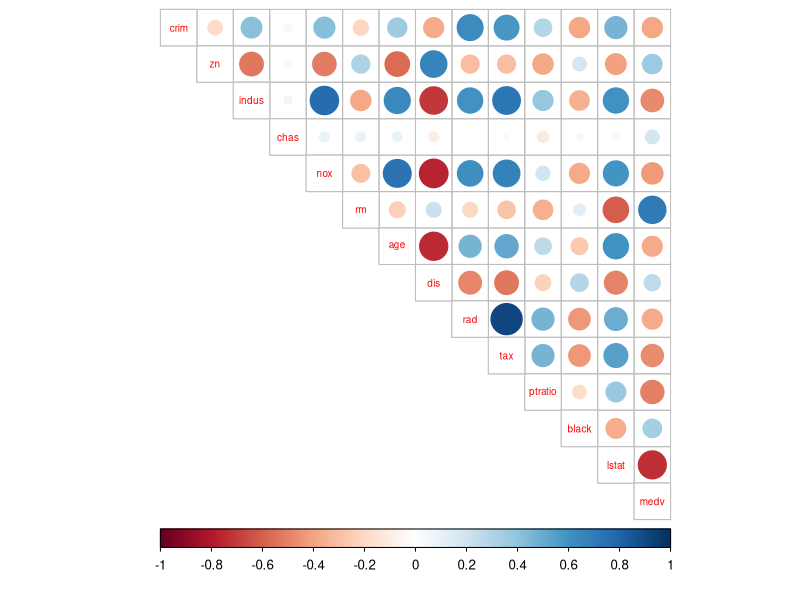
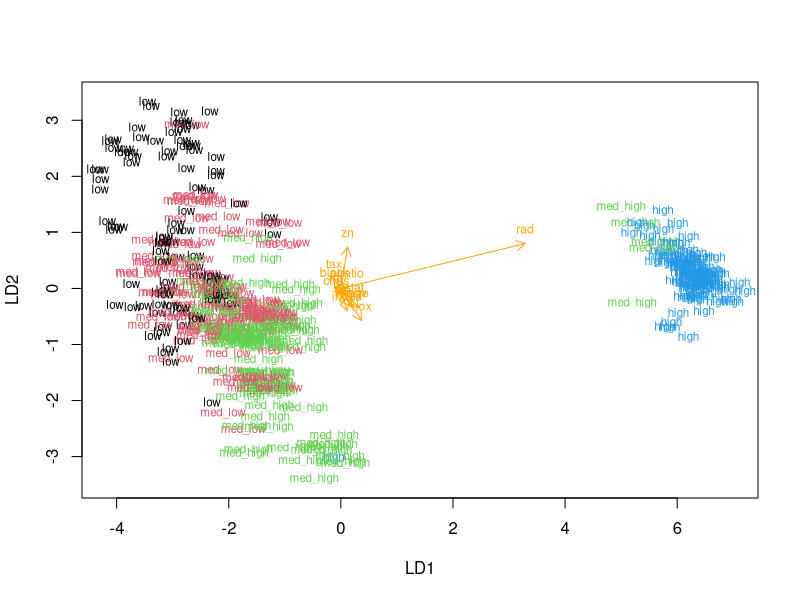
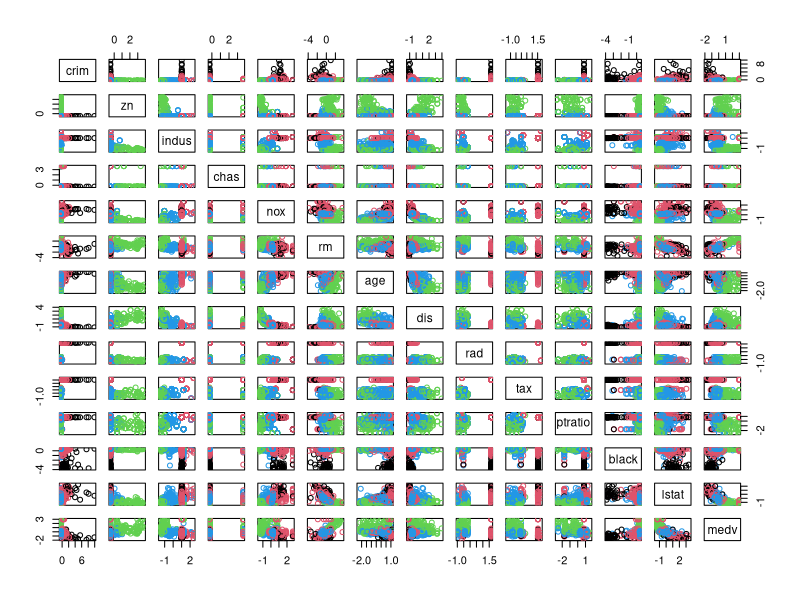
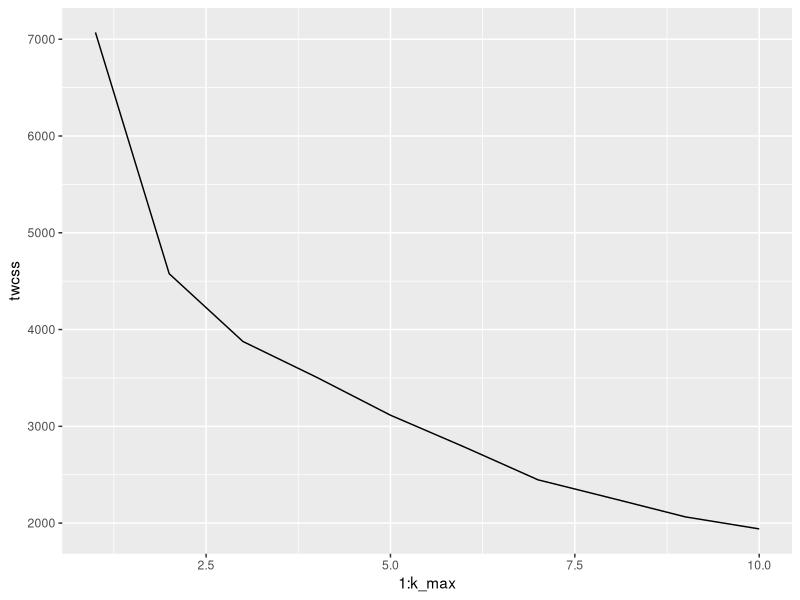
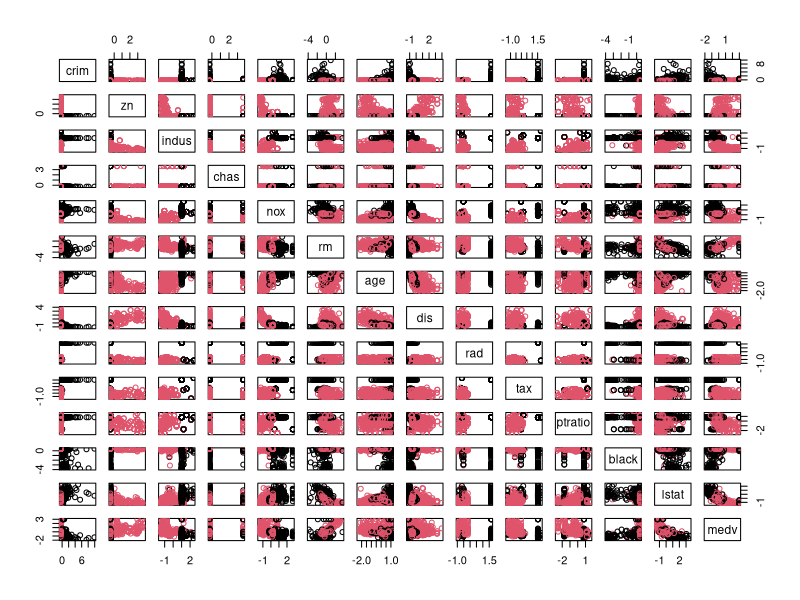

Recreate these plots in R, in order.
## ---- chunk 1
date()
library(dplyr)
library(ggplot2)
library(MASS)
## ---- chunk 2
data("Boston")
str(Boston)
dim(Boston)
## ---- chunk 3
library(corrplot)

summary(Boston)
cor_matrix <- cor(Boston) %>% round (2)
cor_matrix

corrplot(cor_matrix, method="circle", type = "upper", cl.pos = "b", tl.pos = "d", tl.cex = 0.6)

## ---- chunk 4
boston_scaled <- scale(Boston)

summary(boston_scaled)

class(boston_scaled)

boston_scaled <- as.data.frame(boston_scaled)
## ---- chunk 5
# summary of the scaled crime rate
summary(boston_scaled$crim)

# create a quantile vector of crim and print it
bins <- quantile(boston_scaled$crim)
bins

# create a categorical variable 'crime'
crime <- cut(boston_scaled$crim, breaks = bins , include.lowest = TRUE, label = c("low", "med_low", "med_high", "high"))

# look at the table of the new factor crime
table(crime)

# remove original crim from the dataset
boston_scaled <- dplyr::select(boston_scaled, -crim)

# add the new categorical value to scaled data
boston_scaled <- data.frame(boston_scaled, crime)

## ---- chunk 6
n <- nrow(boston_scaled)
ind <- sample(n,  size = n * 0.8)
train <- boston_scaled[ind,]
test <- boston_scaled[-ind,]
## ---- chunk 7
lda.fit <- lda(crime ~ ., data = train)
lda.fit

lda.arrows <- function(x, myscale = 1, arrow_heads = 0.1, color = "orange", tex = 0.75, choices = c(1,2)){
  heads <- coef(x)
  arrows(x0 = 0, y0 = 0, 
         x1 = myscale * heads[,choices[1]], 
         y1 = myscale * heads[,choices[2]], col=color, length = arrow_heads)
  text(myscale * heads[,choices], labels = row.names(heads), 
       cex = tex, col=color, pos=3)
}

classes <- as.numeric(train$crime)

plot(lda.fit, dimen = 2, col = classes, pch = classes)
lda.arrows(lda.fit, myscale = 1)

## ---- chunk 8
correct_classes <- test$crime
test <- dplyr::select(test, -crime)

lda.pred <- predict(lda.fit, newdata = test)
table(correct = correct_classes, predicted = lda.pred$class)
## ---- chunk 9
data("Boston")
boston_scaled2 <- scale(Boston)
boston_scaled2 <- as.data.frame(boston_scaled2)
# euclidean distance matrix
dist_eu <- dist(boston_scaled2)
summary(dist_eu)
## ---- chunk 10
set.seed(123)
km <-kmeans(boston_scaled2, centers = 4)
pairs(boston_scaled2, col = km$cluster)

k_max <- 10
twcss <- sapply(1:k_max, function(k){kmeans(boston_scaled2, k)$tot.withinss})
qplot(x = 1:k_max, y = twcss, geom = 'line')
## ---- chunk 11
km <-kmeans(boston_scaled2, centers = 2)
pairs(boston_scaled2, col = km$cluster)
